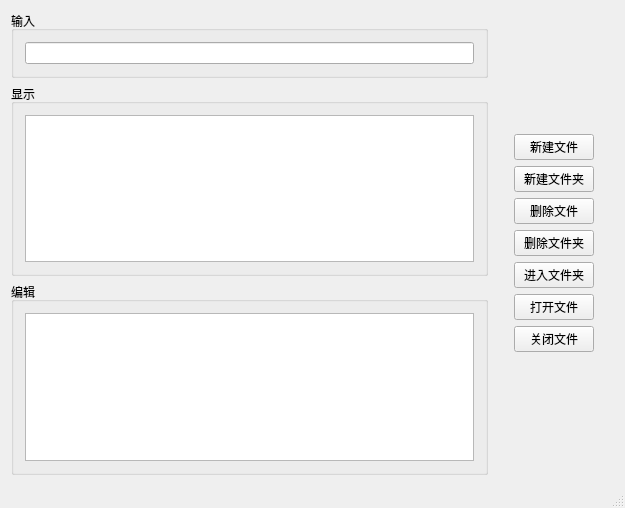
<?xml version="1.0" encoding="UTF-8"?>
<ui version="4.0">
 <class>MainWindow</class>
 <widget class="QMainWindow" name="MainWindow">
  <property name="geometry">
   <rect>
    <x>0</x>
    <y>0</y>
    <width>625</width>
    <height>508</height>
   </rect>
  </property>
  <property name="windowTitle">
   <string>MainWindow</string>
  </property>
  <widget class="QWidget" name="centralWidget">
   <layout class="QGridLayout" name="gridLayout_4">
    <item row="0" column="0">
     <layout class="QVBoxLayout" name="verticalLayout">
      <item>
       <widget class="QGroupBox" name="groupBox">
        <property name="title">
         <string>输入</string>
        </property>
        <layout class="QGridLayout" name="gridLayout">
         <item row="0" column="0">
          <widget class="QLineEdit" name="getinput"/>
         </item>
        </layout>
       </widget>
      </item>
      <item>
       <widget class="QGroupBox" name="groupBox_2">
        <property name="title">
         <string>显示</string>
        </property>
        <layout class="QGridLayout" name="gridLayout_2">
         <item row="0" column="0">
          <widget class="QTextBrowser" name="textBrowser"/>
         </item>
        </layout>
       </widget>
      </item>
      <item>
       <widget class="QGroupBox" name="groupBox_3">
        <property name="title">
         <string>编辑</string>
        </property>
        <layout class="QGridLayout" name="gridLayout_3">
         <item row="0" column="0">
          <widget class="QTextEdit" name="textEdit"/>
         </item>
        </layout>
       </widget>
      </item>
     </layout>
    </item>
    <item row="0" column="1">
     <layout class="QHBoxLayout" name="horizontalLayout">
      <item>
       <spacer name="verticalSpacer_3">
        <property name="orientation">
         <enum>Qt::Vertical</enum>
        </property>
        <property name="sizeHint" stdset="0">
         <size>
          <width>20</width>
          <height>40</height>
         </size>
        </property>
       </spacer>
      </item>
      <item>
       <layout class="QVBoxLayout" name="verticalLayout_3">
        <item>
         <spacer name="verticalSpacer_2">
          <property name="orientation">
           <enum>Qt::Vertical</enum>
          </property>
          <property name="sizeHint" stdset="0">
           <size>
            <width>20</width>
            <height>40</height>
           </size>
          </property>
         </spacer>
        </item>
        <item>
         <layout class="QVBoxLayout" name="verticalLayout_2">
          <item>
           <widget class="QPushButton" name="mkfile">
            <property name="text">
             <string>新建文件</string>
            </property>
           </widget>
          </item>
          <item>
           <widget class="QPushButton" name="mkdir">
            <property name="text">
             <string>新建文件夹</string>
            </property>
           </widget>
          </item>
          <item>
           <widget class="QPushButton" name="delfile">
            <property name="text">
             <string>删除文件</string>
            </property>
           </widget>
          </item>
          <item>
           <widget class="QPushButton" name="deldir">
            <property name="text">
             <string>删除文件夹</string>
            </property>
           </widget>
          </item>
          <item>
           <widget class="QPushButton" name="getinto_dir">
            <property name="text">
             <string>进入文件夹</string>
            </property>
           </widget>
          </item>
          <item>
           <widget class="QPushButton" name="openfile">
            <property name="text">
             <string>打开文件</string>
            </property>
           </widget>
          </item>
          <item>
           <widget class="QPushButton" name="closefile">
            <property name="text">
             <string>关闭文件</string>
            </property>
           </widget>
          </item>
         </layout>
        </item>
        <item>
         <spacer name="verticalSpacer_5">
          <property name="orientation">
           <enum>Qt::Vertical</enum>
          </property>
          <property name="sizeHint" stdset="0">
           <size>
            <width>20</width>
            <height>40</height>
           </size>
          </property>
         </spacer>
        </item>
       </layout>
      </item>
      <item>
       <spacer name="verticalSpacer_4">
        <property name="orientation">
         <enum>Qt::Vertical</enum>
        </property>
        <property name="sizeHint" stdset="0">
         <size>
          <width>20</width>
          <height>40</height>
         </size>
        </property>
       </spacer>
      </item>
     </layout>
    </item>
   </layout>
  </widget>
  <widget class="QStatusBar" name="statusBar"/>
 </widget>
 <layoutdefault spacing="6" margin="11"/>
 <resources/>
 <connections/>
</ui>
